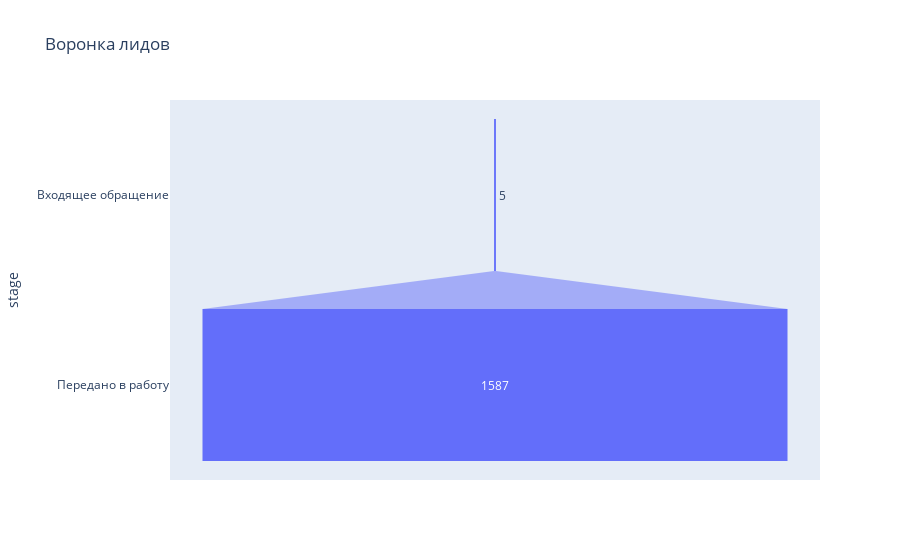

Notebook source saved alongside this figure:
### Code cell
stage_mapping = {
    'Входящее': 'Входящее обращение',
    'Уточнение': 'Уточнение информации',
    'В процессе': 'Передано в работу',
    'Нецелевая заявка': 'Нецелевая заявка',
    'Не удалось связаться': 'Не удается связаться'
}

df['stage'] = df['status_clean'].map(stage_mapping)

df_funnel = df[df['stage'].notnull()]

funnel_data = df_funnel['stage'].value_counts().reindex([
    'Входящее обращение',
    'Уточнение информации',
    'Передано в работу',
    'Нецелевая заявка',
    'Не удается связаться'
]).dropna().reset_index()

funnel_data.columns = ['stage', 'count']

funnel_data['count'] = funnel_data['count'].astype(int)


fig = px.funnel(funnel_data, x='count', y='stage', title='Воронка лидов')
fig.show()

### Figure 1 — Plotly figure (JSON) as saved in the notebook; plotly's stock layout.template omitted (floating-point values rounded to 4 significant figures)
{"data": [{"hovertemplate": "count=%{x}<br>stage=%{y}<extra></extra>", "legendgroup": "", "marker": {"color": "#636efa"}, "name": "", "orientation": "h", "showlegend": false, "type": "funnel", "x": [5, 1587], "xaxis": "x", "y": ["Входящее обращение", "Передано в работу"], "yaxis": "y"}], "layout": {"autosize": true, "legend": {"tracegroupgap": 0}, "title": {"text": "Воронка лидов"}, "xaxis": {"anchor": "y", "autorange": true, "domain": [0, 1], "range": [-881.7, 881.7], "title": {"text": "count"}, "type": "linear"}, "yaxis": {"anchor": "x", "autorange": true, "domain": [0, 1], "range": [1.5, -0.5], "title": {"text": "stage"}, "type": "category"}}}
